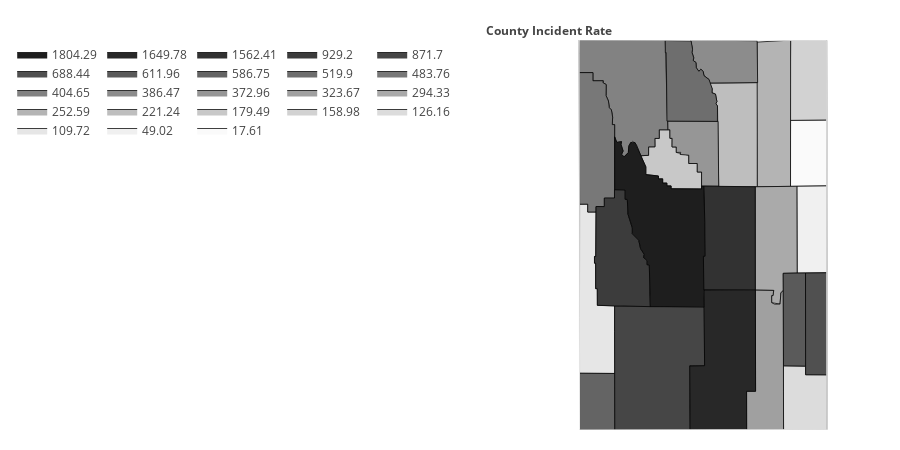

The notebook cell this image was saved under:
### Code cell
########educational discipline rates chloropleth#########
display(HTML('<h1>Educational Discipline Rates for {}</h1>'.format(YEAR)))
display(HTML(school_county_rates[['Total','Population','Rate']].loc[idx[:,YEAR:YEAR], :].reset_index(level=1,drop=True).transpose().to_html()))
edu_values = []
for county in counties:
    #print('county: {} with value: {}'.format(county,juvenile_arrests[['Total Incidents','Population 11-17','Rate']].loc[idx[county,YEAR:YEAR], :]['Rate'][0]))
    edu_values.append(school_county_rates.loc[idx[county,YEAR:YEAR], :]['Rate'][0])
# print(len(values))
# print(len(fips))
# print(fips)
# print(values)

fig = ff.create_choropleth(
    fips=fips, values=edu_values,colorscale=grey_scale,
    scope=['Wyoming'], county_outline={'color': 'rgb(0,0,0)', 'width': 0.75},
    legend_title='County Incident Rate'
)
fig['layout']['legend'].update({'x': -.2,'orientation':'h'})
fig['layout']['annotations'][0].update({'x': -0.12, 'xanchor': 'left'})
# print(dir(fig['layout']['legend']))
# print(str(fig['layout']['legend']))
pl.offline.iplot(fig, filename='educational_discipline_rates_choropleth_wyoming')

### Figure 1 — Plotly figure (JSON) as saved in the notebook; plotly's stock layout.template omitted (floating-point values rounded to 4 significant figures)
{"data": [{"fill": "toself", "fillcolor": "rgb(250,250,250)", "hoverinfo": "none", "line": {"color": "rgb(0,0,0)", "width": 0.75}, "mode": "lines", "name": "17.61", "type": "scatter", "uid": "6e0bd4be-b57b-11e8-a0aa-18d6c706c04c", "x": [-105.1, -105.1, -104.1, -104.1, -105.1, -105.1, null], "y": [43.97, 44.18, 44.18, 43.5, 43.5, 43.97, null]}, {"fill": "toself", "fillcolor": "rgb(240,240,240)", "hoverinfo": "none", "line": {"color": "rgb(0,0,0)", "width": 0.75}, "mode": "lines", "name": "49.02", "type": "scatter", "uid": "6e0bd4bf-b57b-11e8-a0aa-18d6c706c04c", "x": [-104.9, -104.1, -104.1, -104.9, -104.9, null], "y": [43.5, 43.5, 42.61, 42.61, 43.5, null]}, {"fill": "toself", "fillcolor": "rgb(230,230,230)", "hoverinfo": "none", "line": {"color": "rgb(0,0,0)", "width": 0.75}, "mode": "lines", "name": "109.72", "type": "scatter", "uid": "6e0bd4c0-b57b-11e8-a0aa-18d6c706c04c", "x": [-111.0, -111.0, -110.8, -110.8, -110.6, -110.6, -110.6, -110.6, -110.6, -110.6, -110.5, -110.5, -110.1, -110.0, -111.0, -111.0, null], "y": [42.15, 43.32, 43.32, 43.24, 43.24, 42.78, 42.78, 42.71, 42.71, 42.45, 42.45, 42.28, 42.27, 41.58, 41.58, 42.15, null]}, {"fill": "toself", "fillcolor": "rgb(220,220,220)", "hoverinfo": "none", "line": {"color": "rgb(0,0,0)", "width": 0.75}, "mode": "lines", "name": "126.16", "type": "scatter", "uid": "6e0bd4c1-b57b-11e8-a0aa-18d6c706c04c", "x": [-105.3, -105.3, -104.7, -104.7, -104.1, -104.1, -105.3, -105.3, null], "y": [41.4, 41.66, 41.65, 41.57, 41.56, 41.0, 41.0, 41.4, null]}, {"fill": "toself", "fillcolor": "rgb(210,210,210)", "hoverinfo": "none", "line": {"color": "rgb(0,0,0)", "width": 0.75}, "mode": "lines", "name": "158.98", "type": "scatter", "uid": "6e0bd4c2-b57b-11e8-a0aa-18d6c706c04c", "x": [-105.1, -105.1, -104.1, -104.1, -105.1, -105.1, null], "y": [44.54, 45.0, 45.0, 44.18, 44.18, 44.54, null]}, {"fill": "toself", "fillcolor": "rgb(200,200,200)", "hoverinfo": "none", "line": {"color": "rgb(0,0,0)", "width": 0.75}, "mode": "lines", "name": "179.49", "type": "scatter", "uid": "6e0bd4c3-b57b-11e8-a0aa-18d6c706c04c", "x": [-109.3, -109.1, -109.1, -108.9, -108.9, -108.8, -108.8, -108.5, -108.5, -108.4, -108.4, -108.3, -108.3, -108.0, -108.0, -107.7, -107.7, -107.6, -107.6, -108.5, -108.5, -108.6, -108.6, -108.7, -108.7, -108.8, -108.8, -109.2, -109.2, -109.3, null], "y": [43.81, 43.82, 43.9, 43.9, 43.99, 43.99, 44.08, 44.08, 43.99, 43.99, 43.9, 43.9, 43.85, 43.82, 43.73, 43.73, 43.65, 43.65, 43.47, 43.47, 43.5, 43.5, 43.53, 43.53, 43.58, 43.58, 43.61, 43.62, 43.7, 43.81, null]}, {"fill": "toself", "fillcolor": "rgb(190,190,190)", "hoverinfo": "none", "line": {"color": "rgb(0,0,0)", "width": 0.75}, "mode": "lines", "name": "221.24", "type": "scatter", "uid": "6e0bd4c4-b57b-11e8-a0aa-18d6c706c04c", "x": [-107.4, -106.0, -106.0, -107.1, -107.1, -107.2, -107.2, -107.2, -107.3, -107.3, -107.4, null], "y": [44.56, 44.56, 43.49, 43.49, 44.32, 44.35, 44.37, 44.45, 44.46, 44.5, 44.56, null]}, {"fill": "toself", "fillcolor": "rgb(180,180,180)", "hoverinfo": "none", "line": {"color": "rgb(0,0,0)", "width": 0.75}, "mode": "lines", "name": "252.59", "type": "scatter", "uid": "6e0bd4c5-b57b-11e8-a0aa-18d6c706c04c", "x": [-106.0, -105.1, -105.1, -106.0, -106.0, null], "y": [44.98, 45.0, 43.5, 43.49, 44.98, null]}, {"fill": "toself", "fillcolor": "rgb(170,170,170)", "hoverinfo": "none", "line": {"color": "rgb(0,0,0)", "width": 0.75}, "mode": "lines", "name": "294.33", "type": "scatter", "uid": "6e0bd4c6-b57b-11e8-a0aa-18d6c706c04c", "x": [-106.1, -104.9, -104.9, -105.3, -105.3, -105.4, -105.4, -105.6, -105.6, -105.6, -105.6, -106.1, -106.1, null], "y": [43.49, 43.5, 42.61, 42.61, 42.43, 42.4, 42.29, 42.3, 42.38, 42.38, 42.43, 42.43, 43.49, null]}, {"fill": "toself", "fillcolor": "rgb(160,160,160)", "hoverinfo": "none", "line": {"color": "rgb(0,0,0)", "width": 0.75}, "mode": "lines", "name": "323.67", "type": "scatter", "uid": "6e0bd4c7-b57b-11e8-a0aa-18d6c706c04c", "x": [-106.3, -106.1, -106.1, -105.6, -105.6, -105.6, -105.6, -105.5, -105.4, -105.4, -105.3, -105.3, -106.3, -106.3, null], "y": [41.4, 41.4, 42.43, 42.43, 42.38, 42.38, 42.3, 42.29, 42.29, 42.4, 42.43, 41.0, 41.0, 41.4, null]}, {"fill": "toself", "fillcolor": "rgb(150,150,150)", "hoverinfo": "none", "line": {"color": "rgb(0,0,0)", "width": 0.75}, "mode": "lines", "name": "372.96", "type": "scatter", "uid": "6e0bd4c8-b57b-11e8-a0aa-18d6c706c04c", "x": [-108.6, -107.1, -107.1, -107.6, -107.6, -107.7, -107.7, -108.0, -108.0, -108.2, -108.2, -108.2, -108.3, -108.3, -108.4, -108.4, -108.5, -108.5, -108.6, -108.6, null], "y": [44.17, 44.17, 43.5, 43.5, 43.65, 43.65, 43.73, 43.73, 43.82, 43.82, 43.83, 43.85, 43.85, 43.9, 43.9, 43.99, 43.99, 44.08, 44.08, 44.17, null]}, {"fill": "toself", "fillcolor": "rgb(140,140,140)", "hoverinfo": "none", "line": {"color": "rgb(0,0,0)", "width": 0.75}, "mode": "lines", "name": "386.47", "type": "scatter", "uid": "6e0bd4c9-b57b-11e8-a0aa-18d6c706c04c", "x": [-107.9, -106.0, -106.0, -107.4, -107.4, -107.5, -107.5, -107.6, -107.7, -107.7, -107.8, -107.8, -107.8, -107.9, -107.9, -107.9, null], "y": [45.0, 44.99, 44.56, 44.56, 44.6, 44.63, 44.68, 44.7, 44.68, 44.72, 44.77, 44.79, 44.82, 44.87, 44.92, 45.0, null]}, {"fill": "toself", "fillcolor": "rgb(130,130,130)", "hoverinfo": "none", "line": {"color": "rgb(0,0,0)", "width": 0.75}, "mode": "lines", "name": "404.65", "type": "scatter", "uid": "6e0bd4ca-b57b-11e8-a0aa-18d6c706c04c", "x": [-111.1, -111.1, -108.6, -108.6, -108.8, -108.8, -108.9, -108.9, -109.1, -109.1, -109.3, -109.4, -109.5, -109.6, -109.7, -109.8, -109.9, -109.8, -109.9, -109.9, -110.0, -110.1, -110.1, -110.1, -110.1, -110.1, -110.2, -110.2, -110.3, -110.3, -110.4, -110.4, -110.7, -110.7, -111.1, -111.1, null], "y": [44.87, 45.0, 45.0, 44.08, 44.08, 43.99, 43.99, 43.9, 43.9, 43.82, 43.81, 43.93, 43.96, 43.92, 43.85, 43.8, 43.83, 43.86, 43.93, 43.96, 43.95, 44.01, 44.13, 44.13, 44.21, 44.28, 44.31, 44.37, 44.43, 44.54, 44.56, 44.58, 44.58, 44.67, 44.67, 44.87, null]}, {"fill": "toself", "fillcolor": "rgb(120,120,120)", "hoverinfo": "none", "line": {"color": "rgb(0,0,0)", "width": 0.75}, "mode": "lines", "name": "483.76", "type": "scatter", "uid": "6e0bd4cb-b57b-11e8-a0aa-18d6c706c04c", "x": [-111.1, -110.7, -110.7, -110.4, -110.4, -110.3, -110.3, -110.2, -110.2, -110.1, -110.1, -110.1, -110.1, -110.1, -110.3, -110.3, -110.6, -110.6, -110.8, -110.8, -111.0, -111.1, null], "y": [44.67, 44.67, 44.58, 44.58, 44.56, 44.54, 44.43, 44.37, 44.31, 44.28, 44.21, 44.13, 44.13, 43.38, 43.38, 43.29, 43.29, 43.24, 43.24, 43.32, 43.32, 44.67, null]}, {"fill": "toself", "fillcolor": "rgb(110,110,110)", "hoverinfo": "none", "line": {"color": "rgb(0,0,0)", "width": 0.75}, "mode": "lines", "name": "519.9", "type": "scatter", "uid": "6e0bd4cc-b57b-11e8-a0aa-18d6c706c04c", "x": [-108.6, -107.9, -107.8, -107.9, -107.8, -107.8, -107.8, -107.7, -107.7, -107.6, -107.5, -107.5, -107.4, -107.3, -107.3, -107.2, -107.2, -107.2, -107.1, -107.1, -108.6, -108.6, -108.6, -108.6, null], "y": [45.0, 44.99, 44.91, 44.87, 44.82, 44.79, 44.77, 44.72, 44.68, 44.7, 44.68, 44.63, 44.6, 44.5, 44.46, 44.45, 44.37, 44.35, 44.32, 44.17, 44.17, 44.87, 44.87, 45.0, null]}, {"fill": "toself", "fillcolor": "rgb(100,100,100)", "hoverinfo": "none", "line": {"color": "rgb(0,0,0)", "width": 0.75}, "mode": "lines", "name": "586.75", "type": "scatter", "uid": "6e0bd4cd-b57b-11e8-a0aa-18d6c706c04c", "x": [-111.0, -111.0, -110.0, -110.0, -111.0, -111.0, null], "y": [41.16, 41.58, 41.58, 41.0, 41.0, 41.16, null]}, {"fill": "toself", "fillcolor": "rgb(90,90,90)", "hoverinfo": "none", "line": {"color": "rgb(0,0,0)", "width": 0.75}, "mode": "lines", "name": "611.96", "type": "scatter", "uid": "6e0bd4ce-b57b-11e8-a0aa-18d6c706c04c", "x": [-105.3, -104.7, -104.7, -105.3, -105.3, null], "y": [42.61, 42.61, 41.65, 41.66, 42.61, null]}, {"fill": "toself", "fillcolor": "rgb(80,80,80)", "hoverinfo": "none", "line": {"color": "rgb(0,0,0)", "width": 0.75}, "mode": "lines", "name": "688.44", "type": "scatter", "uid": "6e0bd4cf-b57b-11e8-a0aa-18d6c706c04c", "x": [-104.7, -104.1, -104.1, -104.7, -104.7, null], "y": [42.61, 42.61, 41.56, 41.57, 42.61, null]}, {"fill": "toself", "fillcolor": "rgb(70,70,70)", "hoverinfo": "none", "line": {"color": "rgb(0,0,0)", "width": 0.75}, "mode": "lines", "name": "871.7", "type": "scatter", "uid": "6e0bd4d0-b57b-11e8-a0aa-18d6c706c04c", "x": [-110.1, -110.1, -107.5, -107.5, -107.9, -107.9, -110.0, -110.1, null], "y": [42.01, 42.27, 42.26, 41.66, 41.66, 41.0, 41.0, 42.01, null]}, {"fill": "toself", "fillcolor": "rgb(60,60,60)", "hoverinfo": "none", "line": {"color": "rgb(0,0,0)", "width": 0.75}, "mode": "lines", "name": "929.2", "type": "scatter", "uid": "6e0bd4d1-b57b-11e8-a0aa-18d6c706c04c", "x": [-110.6, -110.6, -110.6, -110.3, -110.3, -110.1, -110.1, -109.8, -109.8, -109.7, -109.7, -109.6, -109.6, -109.4, -109.3, -109.2, -109.2, -109.1, -109.1, -109.1, -109.0, -110.5, -110.5, -110.6, -110.6, -110.6, -110.6, null], "y": [42.78, 42.78, 43.29, 43.29, 43.38, 43.38, 43.46, 43.46, 43.37, 43.37, 43.22, 43.07, 43.01, 42.95, 42.86, 42.8, 42.77, 42.74, 42.69, 42.69, 42.26, 42.28, 42.45, 42.45, 42.71, 42.71, 42.78, null]}, {"fill": "toself", "fillcolor": "rgb(50,50,50)", "hoverinfo": "none", "line": {"color": "rgb(0,0,0)", "width": 0.75}, "mode": "lines", "name": "1562.41", "type": "scatter", "uid": "6e0bd4d2-b57b-11e8-a0aa-18d6c706c04c", "x": [-107.5, -107.5, -107.5, -106.1, -106.1, -107.5, -107.5, null], "y": [42.78, 42.78, 43.5, 43.49, 42.43, 42.43, 42.78, null]}, {"fill": "toself", "fillcolor": "rgb(40,40,40)", "hoverinfo": "none", "line": {"color": "rgb(0,0,0)", "width": 0.75}, "mode": "lines", "name": "1649.78", "type": "scatter", "uid": "6e0bd4d3-b57b-11e8-a0aa-18d6c706c04c", "x": [-107.9, -107.5, -107.5, -106.1, -106.1, -106.3, -106.3, -107.9, -107.9, null], "y": [41.65, 41.66, 42.43, 42.43, 41.4, 41.4, 41.0, 41.0, 41.65, null]}, {"fill": "toself", "fillcolor": "rgb(30,30,30)", "hoverinfo": "none", "line": {"color": "rgb(0,0,0)", "width": 0.75}, "mode": "lines", "name": "1804.29", "type": "scatter", "uid": "6e0bd4d4-b57b-11e8-a0aa-18d6c706c04c", "x": [-110.1, -110.0, -109.9, -109.9, -109.8, -109.9, -109.8, -109.7, -109.7, -109.6, -109.5, -109.2, -109.2, -108.8, -108.8, -108.7, -108.7, -108.6, -108.6, -108.5, -108.5, -107.6, -107.6, -107.5, -107.5, -107.5, -107.5, -107.5, -109.0, -109.1, -109.1, -109.1, -109.2, -109.2, -109.3, -109.4, -109.6, -109.6, -109.7, -109.7, -109.8, -109.8, -110.1, -110.1, null], "y": [44.01, 43.95, 43.96, 43.93, 43.86, 43.83, 43.8, 43.85, 43.91, 43.95, 43.95, 43.7, 43.62, 43.61, 43.58, 43.58, 43.53, 43.53, 43.5, 43.5, 43.47, 43.47, 43.5, 43.5, 43.13, 42.78, 42.78, 42.26, 42.26, 42.69, 42.69, 42.74, 42.77, 42.8, 42.86, 42.95, 43.01, 43.07, 43.22, 43.37, 43.37, 43.46, 43.46, 44.01, null]}, {"hoverinfo": "text", "legendgroup": "centroids", "marker": {"color": "white", "opacity": 0}, "mode": "markers", "name": "US Counties", "selected": {"marker": {"color": "white", "opacity": 1, "size": 3}}, "showlegend": false, "text": ["County: Albany<br>State: Wyoming<br>FIPS: 56001<br>Value: 323.67", "County: Big Horn<br>State: Wyoming<br>FIPS: 56003<br>Value: 519.9", "County: Campbell<br>State: Wyoming<br>FIPS: 56005<br>Value: 252.59", "County: Carbon<br>State: Wyoming<br>FIPS: 56007<br>Value: 1649.78", "County: Converse<br>State: Wyoming<br>FIPS: 56009<br>Value: 294.33", "County: Crook<br>State: Wyoming<br>FIPS: 56011<br>Value: 158.98", "County: Fremont<br>State: Wyoming<br>FIPS: 56013<br>Value: 1804.29", "County: Goshen<br>State: Wyoming<br>FIPS: 56015<br>Value: 688.44", "County: Hot Springs<br>State: Wyoming<br>FIPS: 56017<br>Value: 179.49", "County: Johnson<br>State: Wyoming<br>FIPS: 56019<br>Value: 221.24", "County: Laramie<br>State: Wyoming<br>FIPS: 56021<br>Value: 126.16", "County: Lincoln<br>State: Wyoming<br>FIPS: 56023<br>Value: 109.72", "County: Natrona<br>State: Wyoming<br>FIPS: 56025<br>Value: 1562.41", "County: Niobrara<br>State: Wyoming<br>FIPS: 56027<br>Value: 49.02", "County: Park<br>State: Wyoming<br>FIPS: 56029<br>Value: 404.65", "County: Platte<br>State: Wyoming<br>FIPS: 56031<br>Value: 611.96", "County: Sheridan<br>State: Wyoming<br>FIPS: 56033<br>Value: 386.47", "County: Sublette<br>State: Wyoming<br>FIPS: 56035<br>Value: 929.2", "County: Sweetwater<br>State: Wyoming<br>FIPS: 56037<br>Value: 871.7", "County: Teton<br>State: Wyoming<br>FIPS: 56039<br>Value: 483.76", "County: Uinta<br>State: Wyoming<br>FIPS: 56041<br>Value: 586.75", "County: Washakie<br>State: Wyoming<br>FIPS: 56043<br>Value: 372.96", "County: Weston<br>State: Wyoming<br>FIPS: 56045<br>Value: 17.61"], "type": "scatter", "uid": "6e0bd4d5-b57b-11e8-a0aa-18d6c706c04c", "unselected": {"marker": {"opacity": 0}}, "x": [-105.7, -108.0, -105.5, -106.9, -105.5, -104.6, -108.6, -104.4, -108.4, -106.6, -104.7, -110.7, -106.8, -104.5, -109.6, -105.0, -106.9, -109.9, -108.9, -110.6, -110.5, -107.7, -104.6], "y": [41.65, 44.53, 44.25, 41.69, 42.97, 44.59, 43.04, 42.09, 43.72, 44.04, 41.31, 42.26, 42.96, 43.06, 44.52, 42.13, 44.79, 42.77, 41.66, 43.93, 41.29, 43.9, 43.84]}, {"hoverinfo": "text", "legendgroup": "States", "line": {"color": "rgb(240, 240, 240)", "width": 1}, "mode": "lines", "showlegend": false, "type": "scatter", "uid": "6e0bd4d6-b57b-11e8-a0aa-18d6c706c04c", "x": [-111.1, -111.1, -104.1, -104.1, -111.0, -111.1, null], "y": [44.87, 45.0, 45.0, 41.0, 41.0, 44.87, null]}], "layout": {"annotations": [{"showarrow": false, "text": "<b>County Incident Rate</b>", "x": -0.12, "xanchor": "left", "xref": "paper", "y": 1.05, "yref": "paper"}], "dragmode": "select", "height": 450, "hovermode": "closest", "legend": {"orientation": "h", "traceorder": "reversed", "x": -0.2, "xanchor": "right", "y": 1, "yanchor": "top"}, "margin": {"b": 20, "l": 20, "r": 20, "t": 40}, "width": 900, "xaxis": {"autorange": false, "fixedrange": true, "range": [-112.6, -102.6], "showgrid": false, "showticklabels": false, "zeroline": false}, "yaxis": {"autorange": false, "fixedrange": true, "range": [41.0, 45.0], "showgrid": false, "showticklabels": false, "zeroline": false}}}
